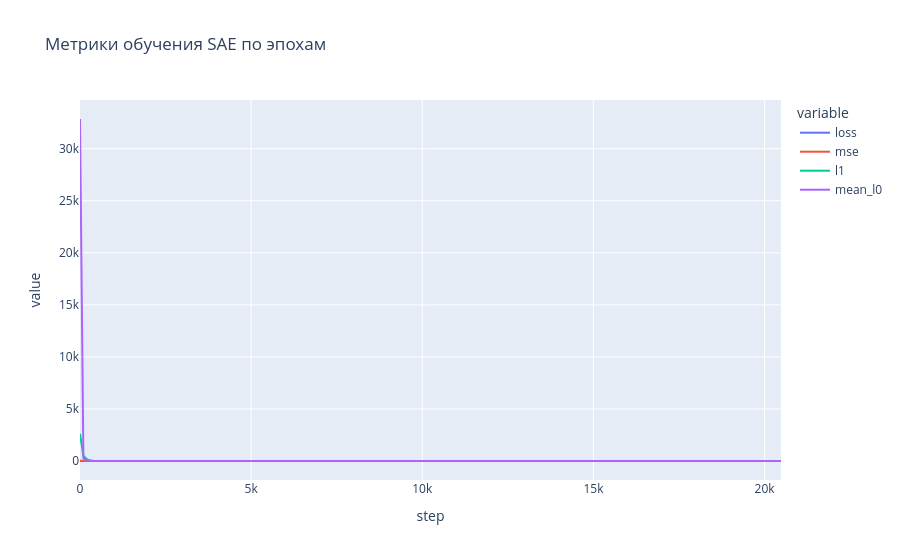

Notebook code cell kept with this figure:
### Code cell
if not metrics_df.empty:
    display(px.line(metrics_df, x="step", y=["loss", "mse", "l1", "mean_l0"], hover_data=["epoch"], title="Метрики обучения SAE по эпохам"))

### Figure 1 — Plotly figure (JSON) as saved in the notebook; plotly's stock layout.template omitted (floating-point values rounded to 4 significant figures; data arrays with more than 128 entries replaced by an {"elided": "..."} marker saying what was removed)
{"data": [{"customdata": {"elided": "206x1 int values"}, "hovertemplate": "variable=loss<br>step=%{x}<br>value=%{y}<br>epoch=%{customdata[0]}<extra></extra>", "legendgroup": "loss", "line": {"color": "#636efa", "dash": "solid"}, "marker": {"symbol": "circle"}, "mode": "lines", "name": "loss", "orientation": "v", "showlegend": true, "type": "scatter", "x": {"elided": "206 int values"}, "xaxis": "x", "y": {"elided": "206 float values"}, "yaxis": "y"}, {"customdata": {"elided": "206x1 int values"}, "hovertemplate": "variable=mse<br>step=%{x}<br>value=%{y}<br>epoch=%{customdata[0]}<extra></extra>", "legendgroup": "mse", "line": {"color": "#EF553B", "dash": "solid"}, "marker": {"symbol": "circle"}, "mode": "lines", "name": "mse", "orientation": "v", "showlegend": true, "type": "scatter", "x": {"elided": "206 int values"}, "xaxis": "x", "y": {"elided": "206 float values"}, "yaxis": "y"}, {"customdata": {"elided": "206x1 int values"}, "hovertemplate": "variable=l1<br>step=%{x}<br>value=%{y}<br>epoch=%{customdata[0]}<extra></extra>", "legendgroup": "l1", "line": {"color": "#00cc96", "dash": "solid"}, "marker": {"symbol": "circle"}, "mode": "lines", "name": "l1", "orientation": "v", "showlegend": true, "type": "scatter", "x": {"elided": "206 int values"}, "xaxis": "x", "y": {"elided": "206 float values"}, "yaxis": "y"}, {"customdata": {"elided": "206x1 int values"}, "hovertemplate": "variable=mean_l0<br>step=%{x}<br>value=%{y}<br>epoch=%{customdata[0]}<extra></extra>", "legendgroup": "mean_l0", "line": {"color": "#ab63fa", "dash": "solid"}, "marker": {"symbol": "circle"}, "mode": "lines", "name": "mean_l0", "orientation": "v", "showlegend": true, "type": "scatter", "x": {"elided": "206 int values"}, "xaxis": "x", "y": {"elided": "206 float values"}, "yaxis": "y"}], "layout": {"legend": {"title": {"text": "variable"}, "tracegroupgap": 0}, "title": {"text": "Метрики обучения SAE по эпохам"}, "xaxis": {"anchor": "y", "domain": [0, 1], "title": {"text": "step"}}, "yaxis": {"anchor": "x", "domain": [0, 1], "title": {"text": "value"}}}}
